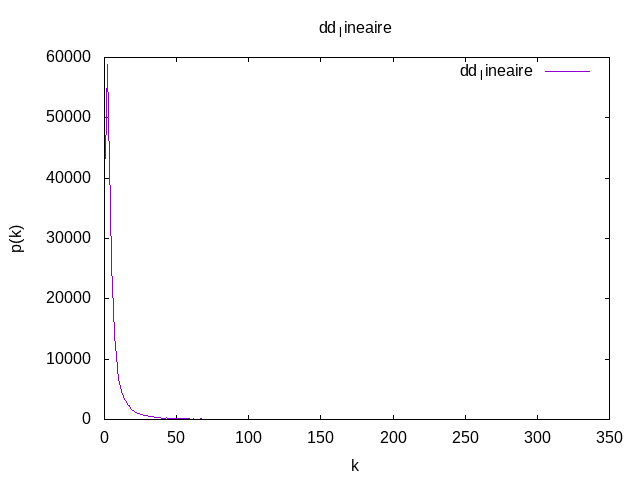

Write gnuplot code to recreate this figure.
set terminal png  
set title "dd_lineaire"
set xlabel 'k' 
set ylabel 'p(k)' 
set output 'dd_lineaire.png' 
plot 'dd_lineaire.dat' title 'dd_lineaire' with lines ls 1 